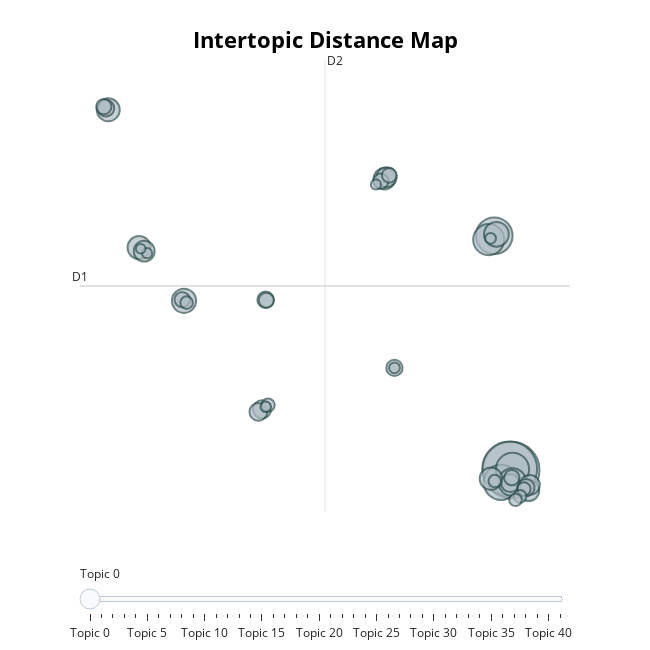

Write notebook code for a chart like this one.
### Code cell
# topic modeling
from bertopic import BERTopic
from umap import UMAP
from sklearn.feature_extraction.text import CountVectorizer
from gensim.parsing.preprocessing import STOPWORDS

UMAP_model = UMAP(n_neighbors=15,
                n_components=5,
                min_dist=0.0,
                metric='cosine',
                random_state=RANDOM_SEED) # BERTopic's default UMAP model, but with fix random state

stopwords = set(STOPWORDS)
stopwords.update([str(i) for i in range(10000)]) # add numeric characters to stop words
custom_stop_words = {'season', 'recap', 'episode', 'episodes', 'series', 'tv', 'blu', 'ray', 'dvd', 'included', 'wa', 'ni', 'na', 'wo', 'ga', 'ova',
                     'unaired', 'anime', 'released', 'characters', 'film', 'animation', 'animated', 'chan', 'kimi', 'boku', 'manga', 'volume', 'volumes',
                      'stories', 'comic', 'collection', 'video', 'story', 'official', 'ovas', 'ore', 'mo', 'artist', 'movie', 'bo', 'bobo', 'desu',
                      'anthology', 'kun', 'bd', 'release', 'recaps', 'aired', 'summary', 'bundled', 'ura', 'directed', 'published', 'chapters',
                      'serialized', 'based', 'magazine', 'edition', 'limited', 'announced', 'original', 'character'}
stopwords.update(custom_stop_words) # manually add stop words which are dominant in the previous topic modeling result

vectorizer = CountVectorizer(ngram_range=(1, 2), stop_words=list(stopwords))

BERT_model = BERTopic(language="english", min_topic_size=30, umap_model=UMAP_model, vectorizer_model=vectorizer)

train['topic_BERTopic'], train['topic_BERTopic_score'] = BERT_model.fit_transform(train['title_synopsis'], embeddings=title_synopsis_embedded)

BERT_model.visualize_topics() # viz

### Figure 1 — Plotly figure (JSON) as saved in the notebook; plotly's stock layout.template omitted (floating-point values rounded to 4 significant figures)
{"data": [{"customdata": [[0, "short | specials | special | featuring | second", 1203], [1, "love | kiss | sensei | sama | san", 1130], [2, "prince | princess | emperor | duke | life", 505], [3, "school | high | high school | teacher | class", 470], [4, "music | song | music song | album | featuring", 413], [5, "police | detective | murder | case | crime", 363], [6, "love | school | nt | high | feelings", 292], [7, "marriage | husband | married | wife | man", 230], [8, "earth | space | planet | alien | aliens", 219], [9, "demon | demons | lord | demon lord | devil", 200], [10, "cat | cats | kitten | life | black cat", 198], [11, "team | soccer | baseball | tennis | basketball", 191], [12, "restaurant | food | chef | cooking | delicious", 174], [13, "ninja | samurai | martial | ninjas | clan", 166], [14, "vampire | vampires | blood | human | humans", 163], [15, "boss | office | secretary | company | work", 152], [16, "brother | sister | family | father | sisters", 148], [17, "hero | world | skill | strongest | adventurer", 125], [18, "love | school | feelings | high | high school", 124], [19, "game | world | games | players | real", 119], [20, "dragon | dragons | world | human | dragon king", 111], [21, "pig | animals | bear | bears | forest", 104], [22, "island | pirate | pirates | treasure | ship", 103], [23, "idol | idols | group | idol group | girls", 100], [24, "mobile | mobile suit | suit | gundam | suit gundam", 89], [25, "school | girl | high | mangaka | high school", 89], [26, "man | nt | love | gay | guy", 89], [27, "dog | dogs | puppy | pet | stray", 87], [28, "mermaid | fish | sea | ocean | goldfish", 85], [29, "doctor | patients | dr | hospital | medical", 81], [30, "youkai | spirit | boy | friends | bakemono", 67], [31, "magical | magic | magical girl | girl | magical girls", 66], [32, "ghost | ghosts | spirits | spirit | little", 62], [33, "dream | dreams | dream world | nightmare | world", 60], [34, "club | members | school | join | clubs", 59], [35, "robot | robots | dr | robotic | humanoid", 59], [36, "piano | music | play | violin | pianist", 44], [37, "villainess | novel | life | daughter | otome game", 44], [38, "magic | world | sage | life | reborn", 42], [39, "witch | witches | familiar | sable | forest", 38], [40, "alpha | omega | alphas | heat | beta", 38], [41, "angel | angels | school | heaven | woon", 35]], "hovertemplate": "<b>Topic %{customdata[0]}</b><br>%{customdata[1]}<br>Size: %{customdata[2]}", "legendgroup": "", "marker": {"color": "#B0BEC5", "line": {"color": "DarkSlateGrey", "width": 2}, "size": [1203, 1130, 505, 470, 413, 363, 292, 230, 219, 200, 198, 191, 174, 166, 163, 152, 148, 125, 124, 119, 111, 104, 103, 100, 89, 89, 89, 87, 85, 81, 67, 66, 62, 60, 59, 59, 44, 44, 42, 38, 38, 35], "sizemode": "area", "sizeref": 0.7519, "symbol": "circle"}, "mode": "markers", "name": "", "orientation": "v", "showlegend": false, "type": "scatter", "x": [14.85, 14.76, 13.83, 14.25, 14.93, 13.5, 14.91, 13.96, -4.683, -7.363, -9.203, 13.64, 7.278, 15.89, -7.057, 7.406, 15.96, -0.02544, 14.79, -0.2429, 15.73, -9.342, 0.1894, 7.878, -4.787, 14.88, 7.068, -9.469, 0.2303, 7.568, 15.61, 0.3369, 15.37, 15.1, 13.87, -4.528, 7.881, 13.61, 0.1936, -6.884, 6.772, -7.264], "xaxis": "x", "y": [-4.463, -4.368, 15.7, -5.53, -4.409, 15.37, -5.508, 15.83, 10.1, 14.68, 26.55, -5.215, 20.61, -6.234, 14.38, 20.74, -5.75, 0.7562, -5.589, 0.539, -5.99, 26.69, 10.19, 4.325, 10.2, -5.126, 20.41, 26.81, 10.15, 20.9, -6.101, 1.118, -6.739, -7.031, -5.419, 9.944, 4.328, 15.48, 0.9748, 14.2, 20.11, 14.58], "yaxis": "y"}], "layout": {"annotations": [{"showarrow": false, "text": "D1", "x": -10.89, "y": 11.38, "yshift": 10}, {"showarrow": false, "text": "D2", "x": 3.733, "xshift": 10, "y": 30.84}], "height": 650, "hoverlabel": {"bgcolor": "white", "font": {"family": "Rockwell", "size": 16}}, "legend": {"itemsizing": "constant", "tracegroupgap": 0}, "margin": {"t": 60}, "shapes": [{"line": {"color": "#CFD8DC", "width": 2}, "type": "line", "x0": 3.733, "x1": 3.733, "y0": -8.086, "y1": 30.84}, {"line": {"color": "#9E9E9E", "width": 2}, "type": "line", "x0": -10.89, "x1": 18.36, "y0": 11.38, "y1": 11.38}], "sliders": [{"active": 0, "pad": {"t": 50}, "steps": [{"args": [{"marker.color": [["red", "#B0BEC5", "#B0BEC5", "#B0BEC5", "#B0BEC5", "#B0BEC5", "#B0BEC5", "#B0BEC5", "#B0BEC5", "#B0BEC5", "#B0BEC5", "#B0BEC5", "#B0BEC5", "#B0BEC5", "#B0BEC5", "#B0BEC5", "#B0BEC5", "#B0BEC5", "#B0BEC5", "#B0BEC5", "#B0BEC5", "#B0BEC5", "#B0BEC5", "#B0BEC5", "#B0BEC5", "#B0BEC5", "#B0BEC5", "#B0BEC5", "#B0BEC5", "#B0BEC5", "#B0BEC5", "#B0BEC5", "#B0BEC5", "#B0BEC5", "#B0BEC5", "#B0BEC5", "#B0BEC5", "#B0BEC5", "#B0BEC5", "#B0BEC5", "#B0BEC5", "#B0BEC5"]]}], "label": "Topic 0", "method": "update"}, {"args": [{"marker.color": [["#B0BEC5", "red", "#B0BEC5", "#B0BEC5", "#B0BEC5", "#B0BEC5", "#B0BEC5", "#B0BEC5", "#B0BEC5", "#B0BEC5", "#B0BEC5", "#B0BEC5", "#B0BEC5", "#B0BEC5", "#B0BEC5", "#B0BEC5", "#B0BEC5", "#B0BEC5", "#B0BEC5", "#B0BEC5", "#B0BEC5", "#B0BEC5", "#B0BEC5", "#B0BEC5", "#B0BEC5", "#B0BEC5", "#B0BEC5", "#B0BEC5", "#B0BEC5", "#B0BEC5", "#B0BEC5", "#B0BEC5", "#B0BEC5", "#B0BEC5", "#B0BEC5", "#B0BEC5", "#B0BEC5", "#B0BEC5", "#B0BEC5", "#B0BEC5", "#B0BEC5", "#B0BEC5"]]}], "label": "Topic 1", "method": "update"}, {"args": [{"marker.color": [["#B0BEC5", "#B0BEC5", "red", "#B0BEC5", "#B0BEC5", "#B0BEC5", "#B0BEC5", "#B0BEC5", "#B0BEC5", "#B0BEC5", "#B0BEC5", "#B0BEC5", "#B0BEC5", "#B0BEC5", "#B0BEC5", "#B0BEC5", "#B0BEC5", "#B0BEC5", "#B0BEC5", "#B0BEC5", "#B0BEC5", "#B0BEC5", "#B0BEC5", "#B0BEC5", "#B0BEC5", "#B0BEC5", "#B0BEC5", "#B0BEC5", "#B0BEC5", "#B0BEC5", "#B0BEC5", "#B0BEC5", "#B0BEC5", "#B0BEC5", "#B0BEC5", "#B0BEC5", "#B0BEC5", "#B0BEC5", "#B0BEC5", "#B0BEC5", "#B0BEC5", "#B0BEC5"]]}], "label": "Topic 2", "method": "update"}, {"args": [{"marker.color": [["#B0BEC5", "#B0BEC5", "#B0BEC5", "red", "#B0BEC5", "#B0BEC5", "#B0BEC5", "#B0BEC5", "#B0BEC5", "#B0BEC5", "#B0BEC5", "#B0BEC5", "#B0BEC5", "#B0BEC5", "#B0BEC5", "#B0BEC5", "#B0BEC5", "#B0BEC5", "#B0BEC5", "#B0BEC5", "#B0BEC5", "#B0BEC5", "#B0BEC5", "#B0BEC5", "#B0BEC5", "#B0BEC5", "#B0BEC5", "#B0BEC5", "#B0BEC5", "#B0BEC5", "#B0BEC5", "#B0BEC5", "#B0BEC5", "#B0BEC5", "#B0BEC5", "#B0BEC5", "#B0BEC5", "#B0BEC5", "#B0BEC5", "#B0BEC5", "#B0BEC5", "#B0BEC5"]]}], "label": "Topic 3", "method": "update"}, {"args": [{"marker.color": [["#B0BEC5", "#B0BEC5", "#B0BEC5", "#B0BEC5", "red", "#B0BEC5", "#B0BEC5", "#B0BEC5", "#B0BEC5", "#B0BEC5", "#B0BEC5", "#B0BEC5", "#B0BEC5", "#B0BEC5", "#B0BEC5", "#B0BEC5", "#B0BEC5", "#B0BEC5", "#B0BEC5", "#B0BEC5", "#B0BEC5", "#B0BEC5", "#B0BEC5", "#B0BEC5", "#B0BEC5", "#B0BEC5", "#B0BEC5", "#B0BEC5", "#B0BEC5", "#B0BEC5", "#B0BEC5", "#B0BEC5", "#B0BEC5", "#B0BEC5", "#B0BEC5", "#B0BEC5", "#B0BEC5", "#B0BEC5", "#B0BEC5", "#B0BEC5", "#B0BEC5", "#B0BEC5"]]}], "label": "Topic 4", "method": "update"}, {"args": [{"marker.color": [["#B0BEC5", "#B0BEC5", "#B0BEC5", "#B0BEC5", "#B0BEC5", "red", "#B0BEC5", "#B0BEC5", "#B0BEC5", "#B0BEC5", "#B0BEC5", "#B0BEC5", "#B0BEC5", "#B0BEC5", "#B0BEC5", "#B0BEC5", "#B0BEC5", "#B0BEC5", "#B0BEC5", "#B0BEC5", "#B0BEC5", "#B0BEC5", "#B0BEC5", "#B0BEC5", "#B0BEC5", "#B0BEC5", "#B0BEC5", "#B0BEC5", "#B0BEC5", "#B0BEC5", "#B0BEC5", "#B0BEC5", "#B0BEC5", "#B0BEC5", "#B0BEC5", "#B0BEC5", "#B0BEC5", "#B0BEC5", "#B0BEC5", "#B0BEC5", "#B0BEC5", "#B0BEC5"]]}], "label": "Topic 5", "method": "update"}, {"args": [{"marker.color": [["#B0BEC5", "#B0BEC5", "#B0BEC5", "#B0BEC5", "#B0BEC5", "#B0BEC5", "red", "#B0BEC5", "#B0BEC5", "#B0BEC5", "#B0BEC5", "#B0BEC5", "#B0BEC5", "#B0BEC5", "#B0BEC5", "#B0BEC5", "#B0BEC5", "#B0BEC5", "#B0BEC5", "#B0BEC5", "#B0BEC5", "#B0BEC5", "#B0BEC5", "#B0BEC5", "#B0BEC5", "#B0BEC5", "#B0BEC5", "#B0BEC5", "#B0BEC5", "#B0BEC5", "#B0BEC5", "#B0BEC5", "#B0BEC5", "#B0BEC5", "#B0BEC5", "#B0BEC5", "#B0BEC5", "#B0BEC5", "#B0BEC5", "#B0BEC5", "#B0BEC5", "#B0BEC5"]]}], "label": "Topic 6", "method": "update"}, {"args": [{"marker.color": [["#B0BEC5", "#B0BEC5", "#B0BEC5", "#B0BEC5", "#B0BEC5", "#B0BEC5", "#B0BEC5", "red", "#B0BEC5", "#B0BEC5", "#B0BEC5", "#B0BEC5", "#B0BEC5", "#B0BEC5", "#B0BEC5", "#B0BEC5", "#B0BEC5", "#B0BEC5", "#B0BEC5", "#B0BEC5", "#B0BEC5", "#B0BEC5", "#B0BEC5", "#B0BEC5", "#B0BEC5", "#B0BEC5", "#B0BEC5", "#B0BEC5", "#B0BEC5", "#B0BEC5", "#B0BEC5", "#B0BEC5", "#B0BEC5", "#B0BEC5", "#B0BEC5", "#B0BEC5", "#B0BEC5", "#B0BEC5", "#B0BEC5", "#B0BEC5", "#B0BEC5", "#B0BEC5"]]}], "label": "Topic 7", "method": "update"}, {"args": [{"marker.color": [["#B0BEC5", "#B0BEC5", "#B0BEC5", "#B0BEC5", "#B0BEC5", "#B0BEC5", "#B0BEC5", "#B0BEC5", "red", "#B0BEC5", "#B0BEC5", "#B0BEC5", "#B0BEC5", "#B0BEC5", "#B0BEC5", "#B0BEC5", "#B0BEC5", "#B0BEC5", "#B0BEC5", "#B0BEC5", "#B0BEC5", "#B0BEC5", "#B0BEC5", "#B0BEC5", "#B0BEC5", "#B0BEC5", "#B0BEC5", "#B0BEC5", "#B0BEC5", "#B0BEC5", "#B0BEC5", "#B0BEC5", "#B0BEC5", "#B0BEC5", "#B0BEC5", "#B0BEC5", "#B0BEC5", "#B0BEC5", "#B0BEC5", "#B0BEC5", "#B0BEC5", "#B0BEC5"]]}], "label": "Topic 8", "method": "update"}, {"args": [{"marker.color": [["#B0BEC5", "#B0BEC5", "#B0BEC5", "#B0BEC5", "#B0BEC5", "#B0BEC5", "#B0BEC5", "#B0BEC5", "#B0BEC5", "red", "#B0BEC5", "#B0BEC5", "#B0BEC5", "#B0BEC5", "#B0BEC5", "#B0BEC5", "#B0BEC5", "#B0BEC5", "#B0BEC5", "#B0BEC5", "#B0BEC5", "#B0BEC5", "#B0BEC5", "#B0BEC5", "#B0BEC5", "#B0BEC5", "#B0BEC5", "#B0BEC5", "#B0BEC5", "#B0BEC5", "#B0BEC5", "#B0BEC5", "#B0BEC5", "#B0BEC5", "#B0BEC5", "#B0BEC5", "#B0BEC5", "#B0BEC5", "#B0BEC5", "#B0BEC5", "#B0BEC5", "#B0BEC5"]]}], "label": "Topic 9", "method": "update"}, {"args": [{"marker.color": [["#B0BEC5", "#B0BEC5", "#B0BEC5", "#B0BEC5", "#B0BEC5", "#B0BEC5", "#B0BEC5", "#B0BEC5", "#B0BEC5", "#B0BEC5", "red", "#B0BEC5", "#B0BEC5", "#B0BEC5", "#B0BEC5", "#B0BEC5", "#B0BEC5", "#B0BEC5", "#B0BEC5", "#B0BEC5", "#B0BEC5", "#B0BEC5", "#B0BEC5", "#B0BEC5", "#B0BEC5", "#B0BEC5", "#B0BEC5", "#B0BEC5", "#B0BEC5", "#B0BEC5", "#B0BEC5", "#B0BEC5", "#B0BEC5", "#B0BEC5", "#B0BEC5", "#B0BEC5", "#B0BEC5", "#B0BEC5", "#B0BEC5", "#B0BEC5", "#B0BEC5", "#B0BEC5"]]}], "label": "Topic 10", "method": "update"}, {"args": [{"marker.color": [["#B0BEC5", "#B0BEC5", "#B0BEC5", "#B0BEC5", "#B0BEC5", "#B0BEC5", "#B0BEC5", "#B0BEC5", "#B0BEC5", "#B0BEC5", "#B0BEC5", "red", "#B0BEC5", "#B0BEC5", "#B0BEC5", "#B0BEC5", "#B0BEC5", "#B0BEC5", "#B0BEC5", "#B0BEC5", "#B0BEC5", "#B0BEC5", "#B0BEC5", "#B0BEC5", "#B0BEC5", "#B0BEC5", "#B0BEC5", "#B0BEC5", "#B0BEC5", "#B0BEC5", "#B0BEC5", "#B0BEC5", "#B0BEC5", "#B0BEC5", "#B0BEC5", "#B0BEC5", "#B0BEC5", "#B0BEC5", "#B0BEC5", "#B0BEC5", "#B0BEC5", "#B0BEC5"]]}], "label": "Topic 11", "method": "update"}, {"args": [{"marker.color": [["#B0BEC5", "#B0BEC5", "#B0BEC5", "#B0BEC5", "#B0BEC5", "#B0BEC5", "#B0BEC5", "#B0BEC5", "#B0BEC5", "#B0BEC5", "#B0BEC5", "#B0BEC5", "red", "#B0BEC5", "#B0BEC5", "#B0BEC5", "#B0BEC5", "#B0BEC5", "#B0BEC5", "#B0BEC5", "#B0BEC5", "#B0BEC5", "#B0BEC5", "#B0BEC5", "#B0BEC5", "#B0BEC5", "#B0BEC5", "#B0BEC5", "#B0BEC5", "#B0BEC5", "#B0BEC5", "#B0BEC5", "#B0BEC5", "#B0BEC5", "#B0BEC5", "#B0BEC5", "#B0BEC5", "#B0BEC5", "#B0BEC5", "#B0BEC5", "#B0BEC5", "#B0BEC5"]]}], "label": "Topic 12", "method": "update"}, {"args": [{"marker.color": [["#B0BEC5", "#B0BEC5", "#B0BEC5", "#B0BEC5", "#B0BEC5", "#B0BEC5", "#B0BEC5", "#B0BEC5", "#B0BEC5", "#B0BEC5", "#B0BEC5", "#B0BEC5", "#B0BEC5", "red", "#B0BEC5", "#B0BEC5", "#B0BEC5", "#B0BEC5", "#B0BEC5", "#B0BEC5", "#B0BEC5", "#B0BEC5", "#B0BEC5", "#B0BEC5", "#B0BEC5", "#B0BEC5", "#B0BEC5", "#B0BEC5", "#B0BEC5", "#B0BEC5", "#B0BEC5", "#B0BEC5", "#B0BEC5", "#B0BEC5", "#B0BEC5", "#B0BEC5", "#B0BEC5", "#B0BEC5", "#B0BEC5", "#B0BEC5", "#B0BEC5", "#B0BEC5"]]}], "label": "Topic 13", "method": "update"}, {"args": [{"marker.color": [["#B0BEC5", "#B0BEC5", "#B0BEC5", "#B0BEC5", "#B0BEC5", "#B0BEC5", "#B0BEC5", "#B0BEC5", "#B0BEC5", "#B0BEC5", "#B0BEC5", "#B0BEC5", "#B0BEC5", "#B0BEC5", "red", "#B0BEC5", "#B0BEC5", "#B0BEC5", "#B0BEC5", "#B0BEC5", "#B0BEC5", "#B0BEC5", "#B0BEC5", "#B0BEC5", "#B0BEC5", "#B0BEC5", "#B0BEC5", "#B0BEC5", "#B0BEC5", "#B0BEC5", "#B0BEC5", "#B0BEC5", "#B0BEC5", "#B0BEC5", "#B0BEC5", "#B0BEC5", "#B0BEC5", "#B0BEC5", "#B0BEC5", "#B0BEC5", "#B0BEC5", "#B0BEC5"]]}], "label": "Topic 14", "method": "update"}, {"args": [{"marker.color": [["#B0BEC5", "#B0BEC5", "#B0BEC5", "#B0BEC5", "#B0BEC5", "#B0BEC5", "#B0BEC5", "#B0BEC5", "#B0BEC5", "#B0BEC5", "#B0BEC5", "#B0BEC5", "#B0BEC5", "#B0BEC5", "#B0BEC5", "red", "#B0BEC5", "#B0BEC5", "#B0BEC5", "#B0BEC5", "#B0BEC5", "#B0BEC5", "#B0BEC5", "#B0BEC5", "#B0BEC5", "#B0BEC5", "#B0BEC5", "#B0BEC5", "#B0BEC5", "#B0BEC5", "#B0BEC5", "#B0BEC5", "#B0BEC5", "#B0BEC5", "#B0BEC5", "#B0BEC5", "#B0BEC5", "#B0BEC5", "#B0BEC5", "#B0BEC5", "#B0BEC5", "#B0BEC5"]]}], "label": "Topic 15", "method": "update"}, {"args": [{"marker.color": [["#B0BEC5", "#B0BEC5", "#B0BEC5", "#B0BEC5", "#B0BEC5", "#B0BEC5", "#B0BEC5", "#B0BEC5", "#B0BEC5", "#B0BEC5", "#B0BEC5", "#B0BEC5", "#B0BEC5", "#B0BEC5", "#B0BEC5", "#B0BEC5", "red", "#B0BEC5", "#B0BEC5", "#B0BEC5", "#B0BEC5", "#B0BEC5", "#B0BEC5", "#B0BEC5", "#B0BEC5", "#B0BEC5", "#B0BEC5", "#B0BEC5", "#B0BEC5", "#B0BEC5", "#B0BEC5", "#B0BEC5", "#B0BEC5", "#B0BEC5", "#B0BEC5", "#B0BEC5", "#B0BEC5", "#B0BEC5", "#B0BEC5", "#B0BEC5", "#B0BEC5", "#B0BEC5"]]}], "label": "Topic 16", "method": "update"}, {"args": [{"marker.color": [["#B0BEC5", "#B0BEC5", "#B0BEC5", "#B0BEC5", "#B0BEC5", "#B0BEC5", "#B0BEC5", "#B0BEC5", "#B0BEC5", "#B0BEC5", "#B0BEC5", "#B0BEC5", "#B0BEC5", "#B0BEC5", "#B0BEC5", "#B0BEC5", "#B0BEC5", "red", "#B0BEC5", "#B0BEC5", "#B0BEC5", "#B0BEC5", "#B0BEC5", "#B0BEC5", "#B0BEC5", "#B0BEC5", "#B0BEC5", "#B0BEC5", "#B0BEC5", "#B0BEC5", "#B0BEC5", "#B0BEC5", "#B0BEC5", "#B0BEC5", "#B0BEC5", "#B0BEC5", "#B0BEC5", "#B0BEC5", "#B0BEC5", "#B0BEC5", "#B0BEC5", "#B0BEC5"]]}], "label": "Topic 17", "method": "update"}, {"args": [{"marker.color": [["#B0BEC5", "#B0BEC5", "#B0BEC5", "#B0BEC5", "#B0BEC5", "#B0BEC5", "#B0BEC5", "#B0BEC5", "#B0BEC5", "#B0BEC5", "#B0BEC5", "#B0BEC5", "#B0BEC5", "#B0BEC5", "#B0BEC5", "#B0BEC5", "#B0BEC5", "#B0BEC5", "red", "#B0BEC5", "#B0BEC5", "#B0BEC5", "#B0BEC5", "#B0BEC5", "#B0BEC5", "#B0BEC5", "#B0BEC5", "#B0BEC5", "#B0BEC5", "#B0BEC5", "#B0BEC5", "#B0BEC5", "#B0BEC5", "#B0BEC5", "#B0BEC5", "#B0BEC5", "#B0BEC5", "#B0BEC5", "#B0BEC5", "#B0BEC5", "#B0BEC5", "#B0BEC5"]]}], "label": "Topic 18", "method": "update"}, {"args": [{"marker.color": [["#B0BEC5", "#B0BEC5", "#B0BEC5", "#B0BEC5", "#B0BEC5", "#B0BEC5", "#B0BEC5", "#B0BEC5", "#B0BEC5", "#B0BEC5", "#B0BEC5", "#B0BEC5", "#B0BEC5", "#B0BEC5", "#B0BEC5", "#B0BEC5", "#B0BEC5", "#B0BEC5", "#B0BEC5", "red", "#B0BEC5", "#B0BEC5", "#B0BEC5", "#B0BEC5", "#B0BEC5", "#B0BEC5", "#B0BEC5", "#B0BEC5", "#B0BEC5", "#B0BEC5", "#B0BEC5", "#B0BEC5", "#B0BEC5", "#B0BEC5", "#B0BEC5", "#B0BEC5", "#B0BEC5", "#B0BEC5", "#B0BEC5", "#B0BEC5", "#B0BEC5", "#B0BEC5"]]}], "label": "Topic 19", "method": "update"}, {"args": [{"marker.color": [["#B0BEC5", "#B0BEC5", "#B0BEC5", "#B0BEC5", "#B0BEC5", "#B0BEC5", "#B0BEC5", "#B0BEC5", "#B0BEC5", "#B0BEC5", "#B0BEC5", "#B0BEC5", "#B0BEC5", "#B0BEC5", "#B0BEC5", "#B0BEC5", "#B0BEC5", "#B0BEC5", "#B0BEC5", "#B0BEC5", "red", "#B0BEC5", "#B0BEC5", "#B0BEC5", "#B0BEC5", "#B0BEC5", "#B0BEC5", "#B0BEC5", "#B0BEC5", "#B0BEC5", "#B0BEC5", "#B0BEC5", "#B0BEC5", "#B0BEC5", "#B0BEC5", "#B0BEC5", "#B0BEC5", "#B0BEC5", "#B0BEC5", "#B0BEC5", "#B0BEC5", "#B0BEC5"]]}], "label": "Topic 20", "method": "update"}, {"args": [{"marker.color": [["#B0BEC5", "#B0BEC5", "#B0BEC5", "#B0BEC5", "#B0BEC5", "#B0BEC5", "#B0BEC5", "#B0BEC5", "#B0BEC5", "#B0BEC5", "#B0BEC5", "#B0BEC5", "#B0BEC5", "#B0BEC5", "#B0BEC5", "#B0BEC5", "#B0BEC5", "#B0BEC5", "#B0BEC5", "#B0BEC5", "#B0BEC5", "red", "#B0BEC5", "#B0BEC5", "#B0BEC5", "#B0BEC5", "#B0BEC5", "#B0BEC5", "#B0BEC5", "#B0BEC5", "#B0BEC5", "#B0BEC5", "#B0BEC5", "#B0BEC5", "#B0BEC5", "#B0BEC5", "#B0BEC5", "#B0BEC5", "#B0BEC5", "#B0BEC5", "#B0BEC5", "#B0BEC5"]]}], "label": "Topic 21", "method": "update"}, {"args": [{"marker.color": [["#B0BEC5", "#B0BEC5", "#B0BEC5", "#B0BEC5", "#B0BEC5", "#B0BEC5", "#B0BEC5", "#B0BEC5", "#B0BEC5", "#B0BEC5", "#B0BEC5", "#B0BEC5", "#B0BEC5", "#B0BEC5", "#B0BEC5", "#B0BEC5", "#B0BEC5", "#B0BEC5", "#B0BEC5", "#B0BEC5", "#B0BEC5", "#B0BEC5", "red", "#B0BEC5", "#B0BEC5", "#B0BEC5", "#B0BEC5", "#B0BEC5", "#B0BEC5", "#B0BEC5", "#B0BEC5", "#B0BEC5", "#B0BEC5", "#B0BEC5", "#B0BEC5", "#B0BEC5", "#B0BEC5", "#B0BEC5", "#B0BEC5", "#B0BEC5", "#B0BEC5", "#B0BEC5"]]}], "label": "Topic 22", "method": "update"}, {"args": [{"marker.color": [["#B0BEC5", "#B0BEC5", "#B0BEC5", "#B0BEC5", "#B0BEC5", "#B0BEC5", "#B0BEC5", "#B0BEC5", "#B0BEC5", "#B0BEC5", "#B0BEC5", "#B0BEC5", "#B0BEC5", "#B0BEC5", "#B0BEC5", "#B0BEC5", "#B0BEC5", "#B0BEC5", "#B0BEC5", "#B0BEC5", "#B0BEC5", "#B0BEC5", "#B0BEC5", "red", "#B0BEC5", "#B0BEC5", "#B0BEC5", "#B0BEC5", "#B0BEC5", "#B0BEC5", "#B0BEC5", "#B0BEC5", "#B0BEC5", "#B0BEC5", "#B0BEC5", "#B0BEC5", "#B0BEC5", "#B0BEC5", "#B0BEC5", "#B0BEC5", "#B0BEC5", "#B0BEC5"]]}], "label": "Topic 23", "method": "update"}, {"args": [{"marker.color": [["#B0BEC5", "#B0BEC5", "#B0BEC5", "#B0BEC5", "#B0BEC5", "#B0BEC5", "#B0BEC5", "#B0BEC5", "#B0BEC5", "#B0BEC5", "#B0BEC5", "#B0BEC5", "#B0BEC5", "#B0BEC5", "#B0BEC5", "#B0BEC5", "#B0BEC5", "#B0BEC5", "#B0BEC5", "#B0BEC5", "#B0BEC5", "#B0BEC5", "#B0BEC5", "#B0BEC5", "red", "#B0BEC5", "#B0BEC5", "#B0BEC5", "#B0BEC5", "#B0BEC5", "#B0BEC5", "#B0BEC5", "#B0BEC5", "#B0BEC5", "#B0BEC5", "#B0BEC5", "#B0BEC5", "#B0BEC5", "#B0BEC5", "#B0BEC5", "#B0BEC5", "#B0BEC5"]]}], "label": "Topic 24", "method": "update"}, {"args": [{"marker.color": [["#B0BEC5", "#B0BEC5", "#B0BEC5", "#B0BEC5", "#B0BEC5", "#B0BEC5", "#B0BEC5", "#B0BEC5", "#B0BEC5", "#B0BEC5", "#B0BEC5", "#B0BEC5", "#B0BEC5", "#B0BEC5", "#B0BEC5", "#B0BEC5", "#B0BEC5", "#B0BEC5", "#B0BEC5", "#B0BEC5", "#B0BEC5", "#B0BEC5", "#B0BEC5", "#B0BEC5", "#B0BEC5", "red", "#B0BEC5", "#B0BEC5", "#B0BEC5", "#B0BEC5", "#B0BEC5", "#B0BEC5", "#B0BEC5", "#B0BEC5", "#B0BEC5", "#B0BEC5", "#B0BEC5", "#B0BEC5", "#B0BEC5", "#B0BEC5", "#B0BEC5", "#B0BEC5"]]}], "label": "Topic 25", "method": "update"}, {"args": [{"marker.color": [["#B0BEC5", "#B0BEC5", "#B0BEC5", "#B0BEC5", "#B0BEC5", "#B0BEC5", "#B0BEC5", "#B0BEC5", "#B0BEC5", "#B0BEC5", "#B0BEC5", "#B0BEC5", "#B0BEC5", "#B0BEC5", "#B0BEC5", "#B0BEC5", "#B0BEC5", "#B0BEC5", "#B0BEC5", "#B0BEC5", "#B0BEC5", "#B0BEC5", "#B0BEC5", "#B0BEC5", "#B0BEC5", "#B0BEC5", "red", "#B0BEC5", "#B0BEC5", "#B0BEC5", "#B0BEC5", "#B0BEC5", "#B0BEC5", "#B0BEC5", "#B0BEC5", "#B0BEC5", "#B0BEC5", "#B0BEC5", "#B0BEC5", "#B0BEC5", "#B0BEC5", "#B0BEC5"]]}], "label": "Topic 26", "method": "update"}, {"args": [{"marker.color": [["#B0BEC5", "#B0BEC5", "#B0BEC5", "#B0BEC5", "#B0BEC5", "#B0BEC5", "#B0BEC5", "#B0BEC5", "#B0BEC5", "#B0BEC5", "#B0BEC5", "#B0BEC5", "#B0BEC5", "#B0BEC5", "#B0BEC5", "#B0BEC5", "#B0BEC5", "#B0BEC5", "#B0BEC5", "#B0BEC5", "#B0BEC5", "#B0BEC5", "#B0BEC5", "#B0BEC5", "#B0BEC5", "#B0BEC5", "#B0BEC5", "red", "#B0BEC5", "#B0BEC5", "#B0BEC5", "#B0BEC5", "#B0BEC5", "#B0BEC5", "#B0BEC5", "#B0BEC5", "#B0BEC5", "#B0BEC5", "#B0BEC5", "#B0BEC5", "#B0BEC5", "#B0BEC5"]]}], "label": "Topic 27", "method": "update"}, {"args": [{"marker.color": [["#B0BEC5", "#B0BEC5", "#B0BEC5", "#B0BEC5", "#B0BEC5", "#B0BEC5", "#B0BEC5", "#B0BEC5", "#B0BEC5", "#B0BEC5", "#B0BEC5", "#B0BEC5", "#B0BEC5", "#B0BEC5", "#B0BEC5", "#B0BEC5", "#B0BEC5", "#B0BEC5", "#B0BEC5", "#B0BEC5", "#B0BEC5", "#B0BEC5", "#B0BEC5", "#B0BEC5", "#B0BEC5", "#B0BEC5", "#B0BEC5", "#B0BEC5", "red", "#B0BEC5", "#B0BEC5", "#B0BEC5", "#B0BEC5", "#B0BEC5", "#B0BEC5", "#B0BEC5", "#B0BEC5", "#B0BEC5", "#B0BEC5", "#B0BEC5", "#B0BEC5", "#B0BEC5"]]}], "label": "Topic 28", "method": "update"}, {"args": [{"marker.color": [["#B0BEC5", "#B0BEC5", "#B0BEC5", "#B0BEC5", "#B0BEC5", "#B0BEC5", "#B0BEC5", "#B0BEC5", "#B0BEC5", "#B0BEC5", "#B0BEC5", "#B0BEC5", "#B0BEC5", "#B0BEC5", "#B0BEC5", "#B0BEC5", "#B0BEC5", "#B0BEC5", "#B0BEC5", "#B0BEC5", "#B0BEC5", "#B0BEC5", "#B0BEC5", "#B0BEC5", "#B0BEC5", "#B0BEC5", "#B0BEC5", "#B0BEC5", "#B0BEC5", "red", "#B0BEC5", "#B0BEC5", "#B0BEC5", "#B0BEC5", "#B0BEC5", "#B0BEC5", "#B0BEC5", "#B0BEC5", "#B0BEC5", "#B0BEC5", "#B0BEC5", "#B0BEC5"]]}], "label": "Topic 29", "method": "update"}, {"args": [{"marker.color": [["#B0BEC5", "#B0BEC5", "#B0BEC5", "#B0BEC5", "#B0BEC5", "#B0BEC5", "#B0BEC5", "#B0BEC5", "#B0BEC5", "#B0BEC5", "#B0BEC5", "#B0BEC5", "#B0BEC5", "#B0BEC5", "#B0BEC5", "#B0BEC5", "#B0BEC5", "#B0BEC5", "#B0BEC5", "#B0BEC5", "#B0BEC5", "#B0BEC5", "#B0BEC5", "#B0BEC5", "#B0BEC5", "#B0BEC5", "#B0BEC5", "#B0BEC5", "#B0BEC5", "#B0BEC5", "red", "#B0BEC5", "#B0BEC5", "#B0BEC5", "#B0BEC5", "#B0BEC5", "#B0BEC5", "#B0BEC5", "#B0BEC5", "#B0BEC5", "#B0BEC5", "#B0BEC5"]]}], "label": "Topic 30", "method": "update"}, {"args": [{"marker.color": [["#B0BEC5", "#B0BEC5", "#B0BEC5", "#B0BEC5", "#B0BEC5", "#B0BEC5", "#B0BEC5", "#B0BEC5", "#B0BEC5", "#B0BEC5", "#B0BEC5", "#B0BEC5", "#B0BEC5", "#B0BEC5", "#B0BEC5", "#B0BEC5", "#B0BEC5", "#B0BEC5", "#B0BEC5", "#B0BEC5", "#B0BEC5", "#B0BEC5", "#B0BEC5", "#B0BEC5", "#B0BEC5", "#B0BEC5", "#B0BEC5", "#B0BEC5", "#B0BEC5", "#B0BEC5", "#B0BEC5", "red", "#B0BEC5", "#B0BEC5", "#B0BEC5", "#B0BEC5", "#B0BEC5", "#B0BEC5", "#B0BEC5", "#B0BEC5", "#B0BEC5", "#B0BEC5"]]}], "label": "Topic 31", "method": "update"}, {"args": [{"marker.color": [["#B0BEC5", "#B0BEC5", "#B0BEC5", "#B0BEC5", "#B0BEC5", "#B0BEC5", "#B0BEC5", "#B0BEC5", "#B0BEC5", "#B0BEC5", "#B0BEC5", "#B0BEC5", "#B0BEC5", "#B0BEC5", "#B0BEC5", "#B0BEC5", "#B0BEC5", "#B0BEC5", "#B0BEC5", "#B0BEC5", "#B0BEC5", "#B0BEC5", "#B0BEC5", "#B0BEC5", "#B0BEC5", "#B0BEC5", "#B0BEC5", "#B0BEC5", "#B0BEC5", "#B0BEC5", "#B0BEC5", "#B0BEC5", "red", "#B0BEC5", "#B0BEC5", "#B0BEC5", "#B0BEC5", "#B0BEC5", "#B0BEC5", "#B0BEC5", "#B0BEC5", "#B0BEC5"]]}], "label": "Topic 32", "method": "update"}, {"args": [{"marker.color": [["#B0BEC5", "#B0BEC5", "#B0BEC5", "#B0BEC5", "#B0BEC5", "#B0BEC5", "#B0BEC5", "#B0BEC5", "#B0BEC5", "#B0BEC5", "#B0BEC5", "#B0BEC5", "#B0BEC5", "#B0BEC5", "#B0BEC5", "#B0BEC5", "#B0BEC5", "#B0BEC5", "#B0BEC5", "#B0BEC5", "#B0BEC5", "#B0BEC5", "#B0BEC5", "#B0BEC5", "#B0BEC5", "#B0BEC5", "#B0BEC5", "#B0BEC5", "#B0BEC5", "#B0BEC5", "#B0BEC5", "#B0BEC5", "#B0BEC5", "red", "#B0BEC5", "#B0BEC5", "#B0BEC5", "#B0BEC5", "#B0BEC5", "#B0BEC5", "#B0BEC5", "#B0BEC5"]]}], "label": "Topic 33", "method": "update"}, {"args": [{"marker.color": [["#B0BEC5", "#B0BEC5", "#B0BEC5", "#B0BEC5", "#B0BEC5", "#B0BEC5", "#B0BEC5", "#B0BEC5", "#B0BEC5", "#B0BEC5", "#B0BEC5", "#B0BEC5", "#B0BEC5", "#B0BEC5", "#B0BEC5", "#B0BEC5", "#B0BEC5", "#B0BEC5", "#B0BEC5", "#B0BEC5", "#B0BEC5", "#B0BEC5", "#B0BEC5", "#B0BEC5", "#B0BEC5", "#B0BEC5", "#B0BEC5", "#B0BEC5", "#B0BEC5", "#B0BEC5", "#B0BEC5", "#B0BEC5", "#B0BEC5", "#B0BEC5", "red", "#B0BEC5", "#B0BEC5", "#B0BEC5", "#B0BEC5", "#B0BEC5", "#B0BEC5", "#B0BEC5"]]}], "label": "Topic 34", "method": "update"}, {"args": [{"marker.color": [["#B0BEC5", "#B0BEC5", "#B0BEC5", "#B0BEC5", "#B0BEC5", "#B0BEC5", "#B0BEC5", "#B0BEC5", "#B0BEC5", "#B0BEC5", "#B0BEC5", "#B0BEC5", "#B0BEC5", "#B0BEC5", "#B0BEC5", "#B0BEC5", "#B0BEC5", "#B0BEC5", "#B0BEC5", "#B0BEC5", "#B0BEC5", "#B0BEC5", "#B0BEC5", "#B0BEC5", "#B0BEC5", "#B0BEC5", "#B0BEC5", "#B0BEC5", "#B0BEC5", "#B0BEC5", "#B0BEC5", "#B0BEC5", "#B0BEC5", "#B0BEC5", "#B0BEC5", "red", "#B0BEC5", "#B0BEC5", "#B0BEC5", "#B0BEC5", "#B0BEC5", "#B0BEC5"]]}], "label": "Topic 35", "method": "update"}, {"args": [{"marker.color": [["#B0BEC5", "#B0BEC5", "#B0BEC5", "#B0BEC5", "#B0BEC5", "#B0BEC5", "#B0BEC5", "#B0BEC5", "#B0BEC5", "#B0BEC5", "#B0BEC5", "#B0BEC5", "#B0BEC5", "#B0BEC5", "#B0BEC5", "#B0BEC5", "#B0BEC5", "#B0BEC5", "#B0BEC5", "#B0BEC5", "#B0BEC5", "#B0BEC5", "#B0BEC5", "#B0BEC5", "#B0BEC5", "#B0BEC5", "#B0BEC5", "#B0BEC5", "#B0BEC5", "#B0BEC5", "#B0BEC5", "#B0BEC5", "#B0BEC5", "#B0BEC5", "#B0BEC5", "#B0BEC5", "red", "#B0BEC5", "#B0BEC5", "#B0BEC5", "#B0BEC5", "#B0BEC5"]]}], "label": "Topic 36", "method": "update"}, {"args": [{"marker.color": [["#B0BEC5", "#B0BEC5", "#B0BEC5", "#B0BEC5", "#B0BEC5", "#B0BEC5", "#B0BEC5", "#B0BEC5", "#B0BEC5", "#B0BEC5", "#B0BEC5", "#B0BEC5", "#B0BEC5", "#B0BEC5", "#B0BEC5", "#B0BEC5", "#B0BEC5", "#B0BEC5", "#B0BEC5", "#B0BEC5", "#B0BEC5", "#B0BEC5", "#B0BEC5", "#B0BEC5", "#B0BEC5", "#B0BEC5", "#B0BEC5", "#B0BEC5", "#B0BEC5", "#B0BEC5", "#B0BEC5", "#B0BEC5", "#B0BEC5", "#B0BEC5", "#B0BEC5", "#B0BEC5", "#B0BEC5", "red", "#B0BEC5", "#B0BEC5", "#B0BEC5", "#B0BEC5"]]}], "label": "Topic 37", "method": "update"}, {"args": [{"marker.color": [["#B0BEC5", "#B0BEC5", "#B0BEC5", "#B0BEC5", "#B0BEC5", "#B0BEC5", "#B0BEC5", "#B0BEC5", "#B0BEC5", "#B0BEC5", "#B0BEC5", "#B0BEC5", "#B0BEC5", "#B0BEC5", "#B0BEC5", "#B0BEC5", "#B0BEC5", "#B0BEC5", "#B0BEC5", "#B0BEC5", "#B0BEC5", "#B0BEC5", "#B0BEC5", "#B0BEC5", "#B0BEC5", "#B0BEC5", "#B0BEC5", "#B0BEC5", "#B0BEC5", "#B0BEC5", "#B0BEC5", "#B0BEC5", "#B0BEC5", "#B0BEC5", "#B0BEC5", "#B0BEC5", "#B0BEC5", "#B0BEC5", "red", "#B0BEC5", "#B0BEC5", "#B0BEC5"]]}], "label": "Topic 38", "method": "update"}, {"args": [{"marker.color": [["#B0BEC5", "#B0BEC5", "#B0BEC5", "#B0BEC5", "#B0BEC5", "#B0BEC5", "#B0BEC5", "#B0BEC5", "#B0BEC5", "#B0BEC5", "#B0BEC5", "#B0BEC5", "#B0BEC5", "#B0BEC5", "#B0BEC5", "#B0BEC5", "#B0BEC5", "#B0BEC5", "#B0BEC5", "#B0BEC5", "#B0BEC5", "#B0BEC5", "#B0BEC5", "#B0BEC5", "#B0BEC5", "#B0BEC5", "#B0BEC5", "#B0BEC5", "#B0BEC5", "#B0BEC5", "#B0BEC5", "#B0BEC5", "#B0BEC5", "#B0BEC5", "#B0BEC5", "#B0BEC5", "#B0BEC5", "#B0BEC5", "#B0BEC5", "red", "#B0BEC5", "#B0BEC5"]]}], "label": "Topic 39", "method": "update"}, {"args": [{"marker.color": [["#B0BEC5", "#B0BEC5", "#B0BEC5", "#B0BEC5", "#B0BEC5", "#B0BEC5", "#B0BEC5", "#B0BEC5", "#B0BEC5", "#B0BEC5", "#B0BEC5", "#B0BEC5", "#B0BEC5", "#B0BEC5", "#B0BEC5", "#B0BEC5", "#B0BEC5", "#B0BEC5", "#B0BEC5", "#B0BEC5", "#B0BEC5", "#B0BEC5", "#B0BEC5", "#B0BEC5", "#B0BEC5", "#B0BEC5", "#B0BEC5", "#B0BEC5", "#B0BEC5", "#B0BEC5", "#B0BEC5", "#B0BEC5", "#B0BEC5", "#B0BEC5", "#B0BEC5", "#B0BEC5", "#B0BEC5", "#B0BEC5", "#B0BEC5", "#B0BEC5", "red", "#B0BEC5"]]}], "label": "Topic 40", "method": "update"}, {"args": [{"marker.color": [["#B0BEC5", "#B0BEC5", "#B0BEC5", "#B0BEC5", "#B0BEC5", "#B0BEC5", "#B0BEC5", "#B0BEC5", "#B0BEC5", "#B0BEC5", "#B0BEC5", "#B0BEC5", "#B0BEC5", "#B0BEC5", "#B0BEC5", "#B0BEC5", "#B0BEC5", "#B0BEC5", "#B0BEC5", "#B0BEC5", "#B0BEC5", "#B0BEC5", "#B0BEC5", "#B0BEC5", "#B0BEC5", "#B0BEC5", "#B0BEC5", "#B0BEC5", "#B0BEC5", "#B0BEC5", "#B0BEC5", "#B0BEC5", "#B0BEC5", "#B0BEC5", "#B0BEC5", "#B0BEC5", "#B0BEC5", "#B0BEC5", "#B0BEC5", "#B0BEC5", "#B0BEC5", "red"]]}], "label": "Topic 41", "method": "update"}]}], "title": {"font": {"color": "Black", "size": 22}, "text": "<b>Intertopic Distance Map</b>", "x": 0.5, "xanchor": "center", "y": 0.95, "yanchor": "top"}, "width": 650, "xaxis": {"anchor": "y", "domain": [0, 1], "range": [-10.89, 18.36], "title": {"text": ""}, "visible": false}, "yaxis": {"anchor": "x", "domain": [0, 1], "range": [-8.086, 30.84], "title": {"text": ""}, "visible": false}}}
